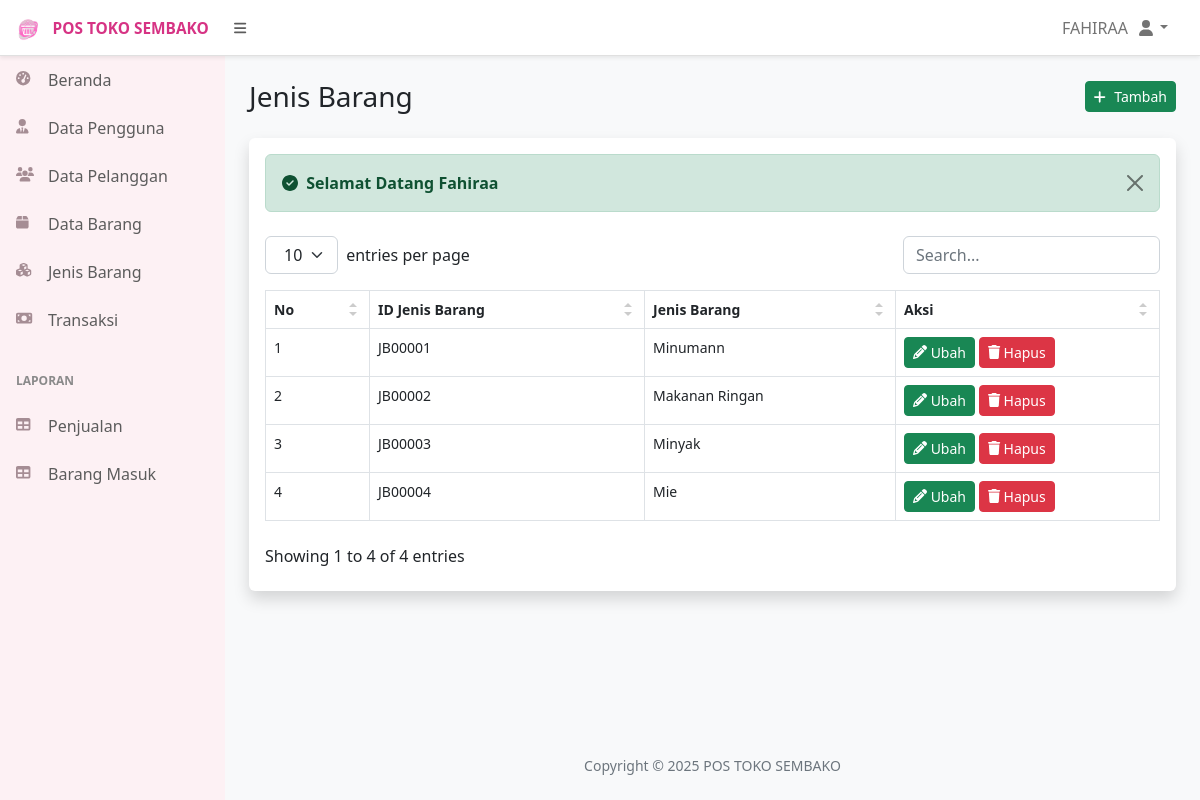
The page /media.php?page=data_jenis_barang (signed in) on the database its author committed.
### tables this page shows
CREATE TABLE `jenis_barang` (
  `id_jenis_barang` char(7) NOT NULL,
  `jenis_barang` varchar(255) DEFAULT NULL
);

### data_jenis_barang.php (the view)
<div class="container-fluid px-4">
    <div class="d-flex justify-content-between align-items-center gap-2 my-4">
        <h3 class="mb-0">Jenis Barang</h3>
        <a href="media.php?page=tambah_jenis_barang" class="btn btn-success btn-sm"><i class="fas fa-plus me-1"></i> Tambah</a>
    </div>
    <div class="card border-0 shadow mb-4">
        <div class="card-body">
            <?php include "alerts.php" ?>
            <table id="datatablesSimple">
                <thead>
                    <tr>
                        <th>No</th>
                        <th>ID Jenis Barang</th>
                        <th>Jenis Barang</th>
                        <th>Aksi</th>
                    </tr>
                </thead>
                <tbody>
                    <?php
                    $no = 1;
                    $tampil_data = mysqli_query($koneksi, "SELECT * FROM jenis_barang");
                    while ($data = mysqli_fetch_array($tampil_data)) : ?>
                        <tr>
                            <td><?= $no++ ?></td>
                            <td><?= $data['id_jenis_barang'] ?></td>
                            <td><?= $data['jenis_barang'] ?></td>
                            <td>
                                <a href="media.php?page=ubah_jenis_barang&&id_jenis_barang=<?= $data['id_jenis_barang'] ?>" class="btn btn-success btn-sm"> <i class=" fa fa-pencil"></i> Ubah</a>
                                <a href="controller.php?hapus_jenis_barang=<?= $data['id_jenis_barang'] ?>" onclick="return confirm('Apakah Anda yakin menghapus data dengan ID \'<?= $data['id_jenis_barang']; ?>\'?')" class="btn btn-danger btn-sm"> <i class=" fa fa-trash"></i> Hapus</a>
                            </td>
                        </tr>
                    <?php endwhile ?>
                </tbody>
            </table>
        </div>
    </div>
</div>

### assets/css/datatables-simple.css (style rules this page uses)
.datatable-table { max-width: 100%; width: 100%; border-spacing: 0; border-collapse: separate }

### rows shown on the page
jenis_barang: id_jenis_barang "JB00001", jenis_barang "Minumann"
jenis_barang: id_jenis_barang "JB00002", jenis_barang "Makanan Ringan"
jenis_barang: id_jenis_barang "JB00003", jenis_barang "Minyak"
jenis_barang: id_jenis_barang "JB00004", jenis_barang "Mie"

### other values the page prints
$_SESSION['nama_user'] "FAHIRAA"
$_SESSION['success'] "Selamat Datang Fahiraa"
